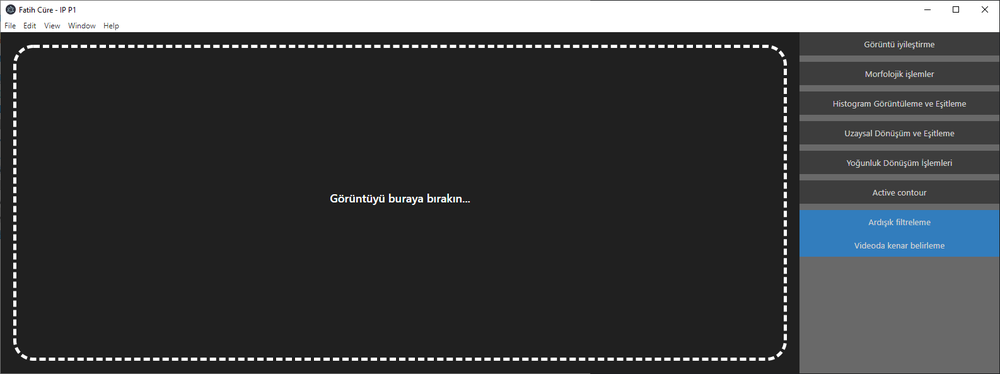
#> input picture img/Capture.png, 1000 x 374 px, shrunk from 1586 x 593 before the run
$ python -i show_histogram.py   (imports and definitions only)
#> lines starting #> are read from the running program, lines starting #| are printed output that depends on the picture
import matplotlib.pyplot as plt
from skimage import data, io, exposure, color
from io import BytesIO
import base64
from matplotlib.backends.backend_agg import FigureCanvasAgg as FigureCanvas
from ..util import to_img, to_base64


def run(img):
    if len(img.shape) > 2 and img.shape[2] == 4:
        img = color.rgba2rgb(img)
    if len(img.shape) == 2:
        img = color.gray2rgb(img)

    fig, axes = plt.subplots(nrows=2, ncols=3, figsize=(8, 4))
    for ax in axes[1, :]:
        ax.remove()
    for c, c_color in enumerate(('red', 'green', 'blue')):
        img_hist, bins = exposure.histogram(img[..., c], source_range='dtype')
        axes[0, c].plot(bins, img_hist / img_hist.max())
        axes[0, c].set_ylabel(c_color)

    gs = axes[1, 2].get_gridspec()

    img_gray = color.rgb2gray(img)
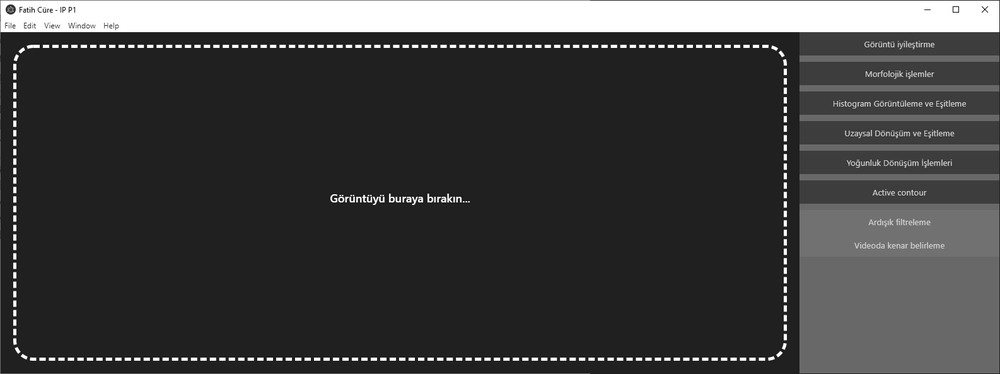
#> img_gray: shape (374, 1000) float64; min 0, max 1, mean 0.252
    hist, hist_centers = exposure.histogram(img_gray, nbins=256)
#> hist = 256 values, max 250567 at index 32, min 0 at index 4, mean 1460.9; hist_centers = 256 values from 0.00195 to 0.998
    # print(hist_centers, hist)

    axs_gray = fig.add_subplot(gs[1:, :])
    axs_gray.plot(hist_centers, hist / hist.max())


    axs_gray.set_ylabel("gray")

    axes[0, 1].set_title('Histogram')

    # Save as base64
    buf = BytesIO()
    fig.savefig(buf, format="png")
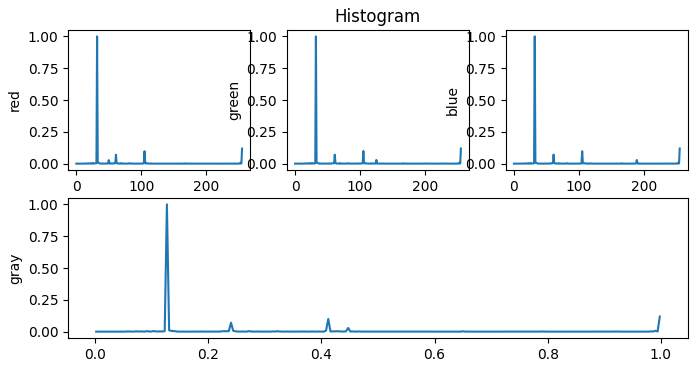
#> figure drawn by matplotlib, 4 panels; panel 1: curve peaks at x = 32, y = 1; panel 2: curve peaks at x = 32, y = 1; panel 3: curve peaks at x = 32, y = 1; panel 4: curve peaks at x = 0.127, y = 1
    # Embed the result in the html output.
    data = base64.b64encode(buf.getbuffer()).decode("ascii")
    return f"{data}"

>>> import cv2
>>> picture = cv2.cvtColor(cv2.imread('../../../img/Capture.png'), cv2.COLOR_BGR2RGB)
>>> result = run(picture)
